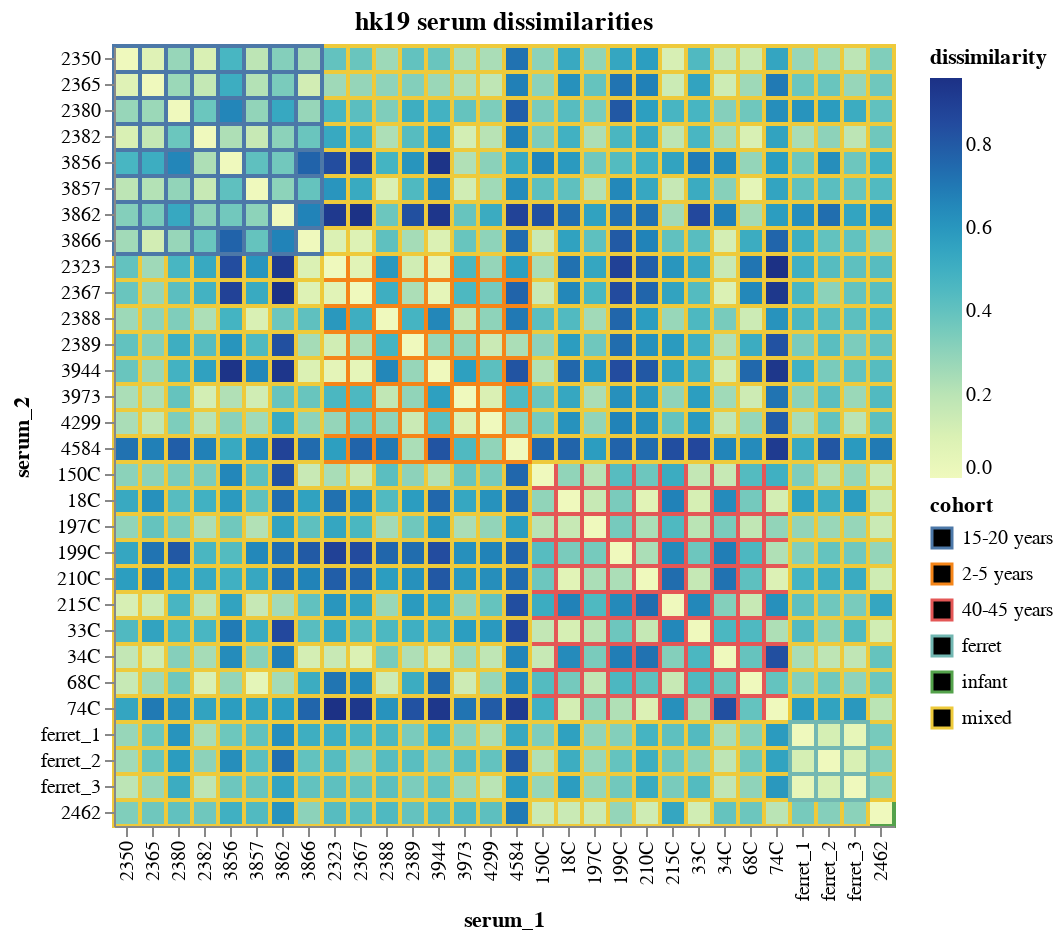
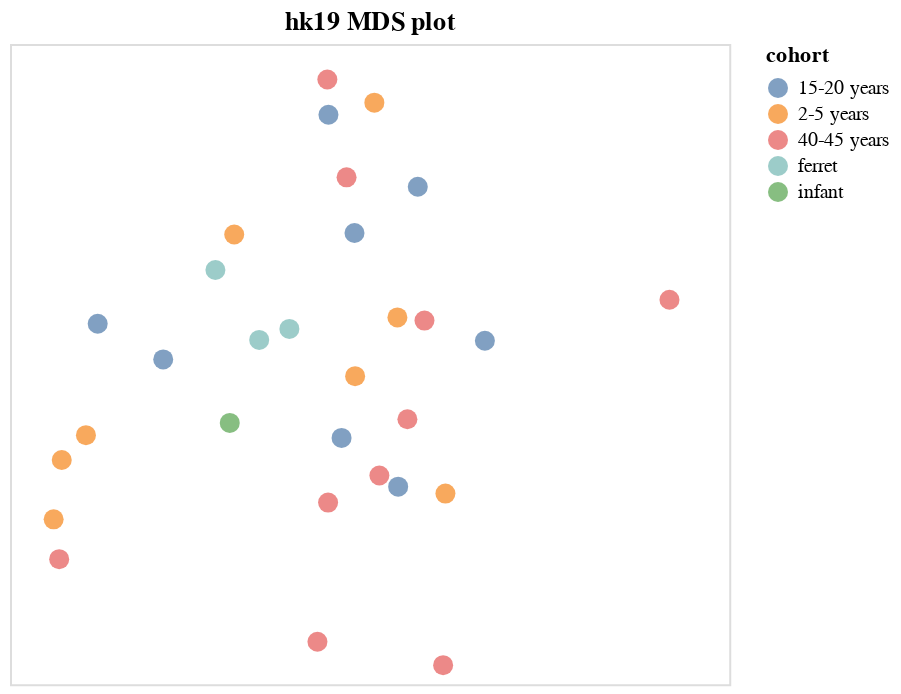
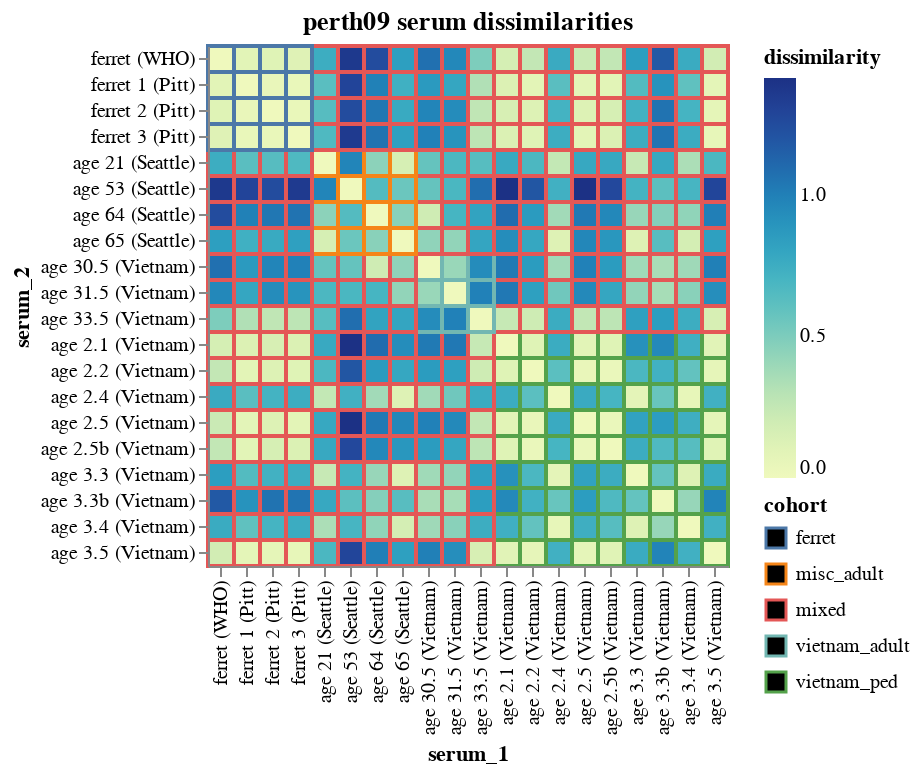
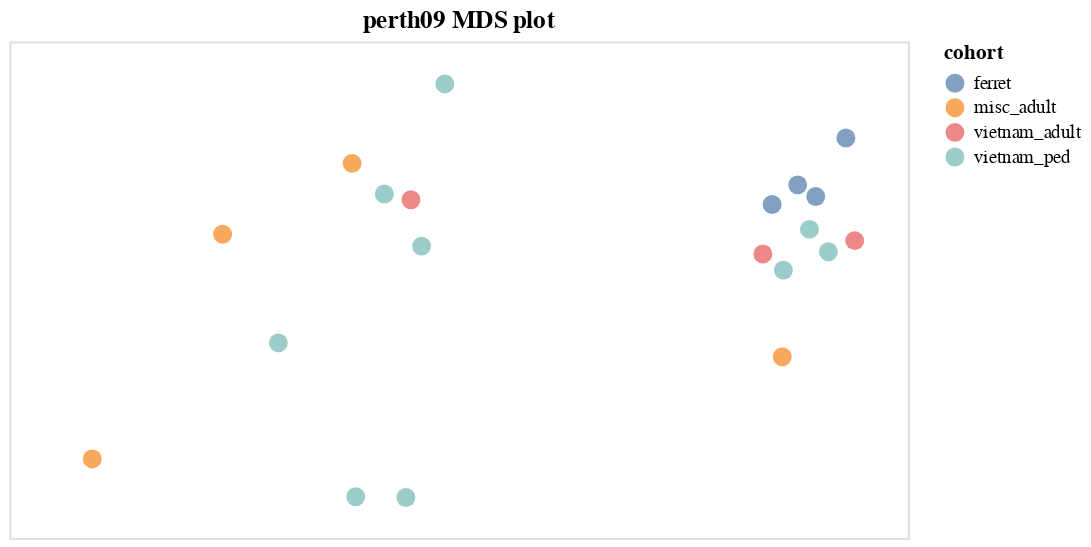

These figures' notebook cell, in order:
### Code cell
# read data, retain just for site escape values
data = (
    pd.concat(
        [
            pd.read_csv(f"{strain}_escape_df_filt_sites.csv").assign(strain=strain)
            for strain in ["hk19", "perth09"]
        ]
    )
    [["strain", "site", "serum", "cohort", "site_escape_sum"]]
    .drop_duplicates()
)

assert data["serum"].nunique() == len(data.groupby(["serum", "strain"]))

serum_to_cohort = data.set_index("serum")["cohort"].to_dict()

for strain, strain_df in data.groupby("strain"):
    # compute dissimilarity between sera, which we simply define as 1 minus
    # the dot product of the site escape vectors after normalizing so the norm
    # of each vector is one
    sera = strain_df["serum"].unique()
    corr = (
        strain_df
        .pivot_table(index="site", columns="serum", values="site_escape_sum")
        .corr(method="pearson")
    )
    dissimilarities = 1 - corr

    # plot the dissimilarities
    dissimilarities_tidy = (
        dissimilarities
        .reset_index(names="serum_1")
        .melt(id_vars="serum_1", var_name="serum_2", value_name="dissimilarity")
        .assign(
            cohort_1=lambda x: x["serum_1"].map(serum_to_cohort),
            cohort_2=lambda x: x["serum_2"].map(serum_to_cohort),
            cohort=lambda x: x["cohort_1"].where(x["cohort_1"] == x["cohort_2"], "mixed"),
        )
    )
    display(
        alt.Chart(dissimilarities_tidy)       
        .encode(
            x=alt.X("serum_1", sort=alt.SortField("cohort_1")),
            y=alt.Y("serum_2", sort=alt.SortField("cohort_2")),
            color="dissimilarity",
            stroke="cohort",
            tooltip=dissimilarities_tidy.columns.tolist(),
        )
        .mark_rect(strokeWidth=2)
        .properties(
            width=alt.Step(13),
            height=alt.Step(13),
            title=f"{strain} serum dissimilarities",
        )
    )

    # use multidimensional scaling to get locations of sera
    mds = sklearn.manifold.MDS(
        n_components=2,
        metric=True,
        max_iter=3000,
        eps=1e-6,
        random_state=1,
        dissimilarity="precomputed",
        n_jobs=1,
    )
    locs = mds.fit_transform(dissimilarities)
    mds_df = pd.DataFrame(
        {
            "serum": sera,
            "cohort": [serum_to_cohort[s] for s in sera],
            "x": locs[:, 0],
            "y": locs[:, 1],
        }
    )
    size = 350  # control chart size
    mds_chart = (
        alt.Chart(mds_df)
        .encode(
            x=alt.X("x", title=None, axis=None),
            y=alt.Y("y", title=None, axis=None),
            color="cohort",
            tooltip=["serum", "cohort"],
        )
        .mark_circle(filled=True, size=100)
        .properties(
            width=size * (mds_df["x"].max() - mds_df["x"].min()),
            height=size * (mds_df["y"].max() - mds_df["y"].min()),
            title=f"{strain} MDS plot",
        )
        .configure_axis(grid=False)
    )
    display(mds_chart)

### Figure 1 — Vega-Lite specification as saved in the notebook (floating-point values rounded to 4 significant figures; data arrays with more than 128 entries replaced by an {"elided": "..."} marker saying what was removed)
{"config": {"view": {"continuousWidth": 300, "continuousHeight": 300}}, "data": {"name": "data-f0b7a9defd13b1865490d8989bc21342"}, "mark": {"type": "rect", "strokeWidth": 2}, "encoding": {"color": {"field": "dissimilarity", "type": "quantitative"}, "stroke": {"field": "cohort", "type": "nominal"}, "tooltip": [{"field": "serum_1", "type": "nominal"}, {"field": "serum_2", "type": "nominal"}, {"field": "dissimilarity", "type": "quantitative"}, {"field": "cohort_1", "type": "nominal"}, {"field": "cohort_2", "type": "nominal"}, {"field": "cohort", "type": "nominal"}], "x": {"field": "serum_1", "sort": {"field": "cohort_1"}, "type": "nominal"}, "y": {"field": "serum_2", "sort": {"field": "cohort_2"}, "type": "nominal"}}, "height": {"step": 13}, "title": "hk19 serum dissimilarities", "width": {"step": 13}, "$schema": "https://vega.github.io/schema/vega-lite/v5.8.0.json", "datasets": {"data-f0b7a9defd13b1865490d8989bc21342": {"elided": "900 records"}}}

### Figure 2 — Vega-Lite specification as saved in the notebook (floating-point values rounded to 4 significant figures)
{"config": {"view": {"continuousWidth": 300, "continuousHeight": 300}, "axis": {"grid": false}}, "data": {"name": "data-5e0e06fb6c54119eab5c2941fc977676"}, "mark": {"type": "circle", "filled": true, "size": 100}, "encoding": {"color": {"field": "cohort", "type": "nominal"}, "tooltip": [{"field": "serum", "type": "nominal"}, {"field": "cohort", "type": "nominal"}], "x": {"axis": null, "field": "x", "title": null, "type": "quantitative"}, "y": {"axis": null, "field": "y", "title": null, "type": "quantitative"}}, "height": 320.1, "title": "hk19 MDS plot", "width": 359.6, "$schema": "https://vega.github.io/schema/vega-lite/v5.8.0.json", "datasets": {"data-5e0e06fb6c54119eab5c2941fc977676": [{"serum": "2367", "cohort": "2-5 years", "x": -0.1259, "y": 0.2025}, {"serum": "3944", "cohort": "2-5 years", "x": -0.3733, "y": -0.1109}, {"serum": "2462", "cohort": "infant", "x": -0.1333, "y": -0.09183}, {"serum": "2389", "cohort": "2-5 years", "x": -0.4272, "y": -0.2424}, {"serum": "2323", "cohort": "2-5 years", "x": -0.4137, "y": -0.1497}, {"serum": "2388", "cohort": "2-5 years", "x": 0.2265, "y": -0.2022}, {"serum": "3973", "cohort": "2-5 years", "x": 0.1079, "y": 0.4084}, {"serum": "4299", "cohort": "2-5 years", "x": 0.07582, "y": -0.01882}, {"serum": "4584", "cohort": "2-5 years", "x": 0.1464, "y": 0.07304}, {"serum": "2350", "cohort": "15-20 years", "x": 0.03133, "y": 0.3895}, {"serum": "2365", "cohort": "15-20 years", "x": 0.2923, "y": 0.03661}, {"serum": "2380", "cohort": "15-20 years", "x": 0.05319, "y": -0.1152}, {"serum": "2382", "cohort": "15-20 years", "x": 0.1476, "y": -0.1914}, {"serum": "3866", "cohort": "15-20 years", "x": 0.1804, "y": 0.277}, {"serum": "3856", "cohort": "15-20 years", "x": -0.2444, "y": 0.007346}, {"serum": "3857", "cohort": "15-20 years", "x": -0.3537, "y": 0.06309}, {"serum": "3862", "cohort": "15-20 years", "x": 0.07477, "y": 0.2047}, {"serum": "33C", "cohort": "40-45 years", "x": 0.01297, "y": -0.4336}, {"serum": "34C", "cohort": "40-45 years", "x": 0.1163, "y": -0.1739}, {"serum": "197C", "cohort": "40-45 years", "x": 0.2227, "y": -0.4701}, {"serum": "199C", "cohort": "40-45 years", "x": 0.06154, "y": 0.2917}, {"serum": "215C", "cohort": "40-45 years", "x": 0.02946, "y": 0.4446}, {"serum": "210C", "cohort": "40-45 years", "x": 0.1631, "y": -0.08599}, {"serum": "74C", "cohort": "40-45 years", "x": 0.1915, "y": 0.06802}, {"serum": "68C", "cohort": "40-45 years", "x": 0.6003, "y": 0.1005}, {"serum": "150C", "cohort": "40-45 years", "x": 0.03071, "y": -0.2163}, {"serum": "18C", "cohort": "40-45 years", "x": -0.4179, "y": -0.3046}, {"serum": "ferret_1", "cohort": "ferret", "x": -0.0842, "y": 0.03782}, {"serum": "ferret_2", "cohort": "ferret", "x": -0.1573, "y": 0.1471}, {"serum": "ferret_3", "cohort": "ferret", "x": -0.03385, "y": 0.05499}]}}

### Figure 3 — Vega-Lite specification as saved in the notebook (floating-point values rounded to 4 significant figures; data arrays with more than 128 entries replaced by an {"elided": "..."} marker saying what was removed)
{"config": {"view": {"continuousWidth": 300, "continuousHeight": 300}}, "data": {"name": "data-f2861c3d4ac697dfee2e789f0e721a83"}, "mark": {"type": "rect", "strokeWidth": 2}, "encoding": {"color": {"field": "dissimilarity", "type": "quantitative"}, "stroke": {"field": "cohort", "type": "nominal"}, "tooltip": [{"field": "serum_1", "type": "nominal"}, {"field": "serum_2", "type": "nominal"}, {"field": "dissimilarity", "type": "quantitative"}, {"field": "cohort_1", "type": "nominal"}, {"field": "cohort_2", "type": "nominal"}, {"field": "cohort", "type": "nominal"}], "x": {"field": "serum_1", "sort": {"field": "cohort_1"}, "type": "nominal"}, "y": {"field": "serum_2", "sort": {"field": "cohort_2"}, "type": "nominal"}}, "height": {"step": 13}, "title": "perth09 serum dissimilarities", "width": {"step": 13}, "$schema": "https://vega.github.io/schema/vega-lite/v5.8.0.json", "datasets": {"data-f2861c3d4ac697dfee2e789f0e721a83": {"elided": "400 records"}}}

### Figure 4 — Vega-Lite specification as saved in the notebook (floating-point values rounded to 4 significant figures)
{"config": {"view": {"continuousWidth": 300, "continuousHeight": 300}, "axis": {"grid": false}}, "data": {"name": "data-578b4245014fa1dce1efec5e064e25ac"}, "mark": {"type": "circle", "filled": true, "size": 100}, "encoding": {"color": {"field": "cohort", "type": "nominal"}, "tooltip": [{"field": "serum", "type": "nominal"}, {"field": "cohort", "type": "nominal"}], "x": {"axis": null, "field": "x", "title": null, "type": "quantitative"}, "y": {"axis": null, "field": "y", "title": null, "type": "quantitative"}}, "height": 262.5, "title": "perth09 MDS plot", "width": 475.2, "$schema": "https://vega.github.io/schema/vega-lite/v5.8.0.json", "datasets": {"data-578b4245014fa1dce1efec5e064e25ac": [{"serum": "age 30.5 (Vietnam)", "cohort": "vietnam_adult", "x": 0.505, "y": 0.03915}, {"serum": "age 31.5 (Vietnam)", "cohort": "vietnam_adult", "x": 0.3416, "y": 0.01481}, {"serum": "age 33.5 (Vietnam)", "cohort": "vietnam_adult", "x": -0.2851, "y": 0.1133}, {"serum": "age 2.1 (Vietnam)", "cohort": "vietnam_ped", "x": 0.4582, "y": 0.01887}, {"serum": "age 2.2 (Vietnam)", "cohort": "vietnam_ped", "x": 0.3781, "y": -0.01433}, {"serum": "age 2.4 (Vietnam)", "cohort": "vietnam_ped", "x": -0.2247, "y": 0.3233}, {"serum": "age 2.5 (Vietnam)", "cohort": "vietnam_ped", "x": -0.3325, "y": 0.1236}, {"serum": "age 2.5b (Vietnam)", "cohort": "vietnam_ped", "x": -0.3834, "y": -0.4254}, {"serum": "age 3.3 (Vietnam)", "cohort": "vietnam_ped", "x": -0.2662, "y": 0.02923}, {"serum": "age 3.3b (Vietnam)", "cohort": "vietnam_ped", "x": 0.4246, "y": 0.05947}, {"serum": "age 3.4 (Vietnam)", "cohort": "vietnam_ped", "x": -0.5211, "y": -0.1463}, {"serum": "age 3.5 (Vietnam)", "cohort": "vietnam_ped", "x": -0.2941, "y": -0.4266}, {"serum": "age 21 (Seattle)", "cohort": "misc_adult", "x": 0.376, "y": -0.1715}, {"serum": "age 53 (Seattle)", "cohort": "misc_adult", "x": -0.8526, "y": -0.3567}, {"serum": "age 64 (Seattle)", "cohort": "misc_adult", "x": -0.6205, "y": 0.05061}, {"serum": "age 65 (Seattle)", "cohort": "misc_adult", "x": -0.3899, "y": 0.1793}, {"serum": "ferret 1 (Pitt)", "cohort": "ferret", "x": 0.4894, "y": 0.2252}, {"serum": "ferret 2 (Pitt)", "cohort": "ferret", "x": 0.358, "y": 0.1046}, {"serum": "ferret 3 (Pitt)", "cohort": "ferret", "x": 0.4035, "y": 0.1402}, {"serum": "ferret (WHO)", "cohort": "ferret", "x": 0.4357, "y": 0.1192}]}}
